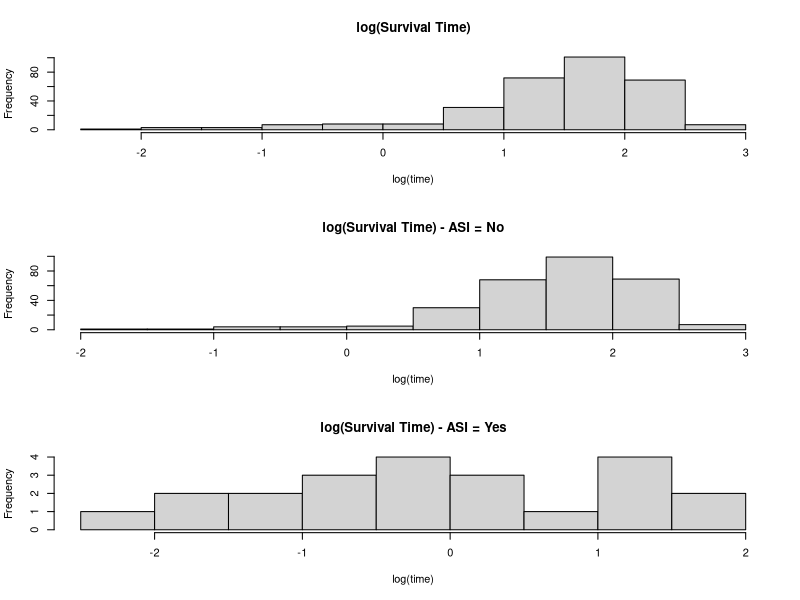

This figure's R source: (Note: this script raises an error after producing the figure.)
# REMOVE OUTLIERS AND SEE HOW IT GOES

#####################
# DATA ORGANIZATION #
#####################

data=read.table(file="DatasetM.txt", header=TRUE)
# Non-informative variable
data <- subset(data, select = -ID)

# Convert Age in days to years (Easier to interpret)
data$AGE <- data$AGE / 365
data$TIME <- data$TIME / 365

# Transform numerals to Strings (Easier to interpret)
data$ASI  <- ifelse(data$ASI == 0, 'No', ifelse(data$ASI == 1, 'Yes', data$ASI))
data$HEP  <- ifelse(data$HEP == 0, 'No', ifelse(data$HEP == 1, 'Yes', data$HEP))
data$DRUG <- ifelse(data$DRUG == 1, 'D-Penicillamine', ifelse(data$DRUG == 2, 'Placebo', data$DRUG))

# Subset the data for ASI == "YES"
subset_data <- data[data$ASI == 'Yes', ]

# Extract the TIME values for ASI == "YES"
time_values <- subset_data$TIME

# Calculate the lower and upper quartiles
q1 <- quantile(time_values, 0.25)
q3 <- quantile(time_values, 0.75)

# Calculate the interquartile range (IQR)
iqr <- q3 - q1

# Define the lower and upper boundaries for outliers
lower_bound <- q1 - 1.5 * iqr
upper_bound <- q3 + 1.5 * iqr

# Detect outliers
outliers <- subset_data$TIME[subset_data$TIME < lower_bound | subset_data$TIME > upper_bound]

# Remove outliers from data
data <- subset(data, !(data$ASI == 'Yes' & (data$TIME < lower_bound | data$TIME > upper_bound)))


# TROUBLE SHOOTING
par(mfrow = c(3, 1))
hist(log(data$TIME), main='log(Survival Time)', xlab='log(time)')

# Subset the data based on ASI value
data_ASI0 <- data[data$ASI == 'No', ]
data_ASI1 <- data[data$ASI == 'Yes', ]

# Histogram for ASI == 'No'
hist(log(data_ASI0$TIME), main = 'log(Survival Time) - ASI = No', xlab = 'log(time)')

# Histogram for ASI == 'Yes'
hist(log(data_ASI1$TIME), main = 'log(Survival Time) - ASI = Yes', xlab = 'log(time)')

# Reset the plot layout to default
par(mfrow = c(1, 1))

# Create a new dataframe with log-transformed survival time and ASI variable
df <- data.frame(log_time = log(data$TIME), ASI = data$ASI)

# Plot the histograms with transparency
ggplot(df, aes(x = log_time, fill = ASI)) +
  geom_histogram(alpha = 0.5, position = "identity", bins=15) +
  labs(x = "log(time)", y = "Frequency", title = "Histogram of log(Survival Time)") +
  scale_fill_manual(values = c("No" = "blue", "Yes" = "red"), labels = c("No", "Yes")) +
  theme_minimal()

# Create a new column named "Group" in the data dataframe
data$Group <- ifelse(data$ASI == "No" & data$HEP == "No", "No", "Yes")

# Create a new dataframe with log-transformed survival time and ASI variable
df <- data.frame(log_time = log(data$TIME), Group = data$Group)

# Plot the histograms with transparency
ggplot(df, aes(x = log_time, fill = Group)) +
  geom_histogram(alpha = 0.5, position = "identity", bins=15) +
  labs(x = "log(time)", y = "Frequency", title = "Histogram of log(Survival Time)") +
  scale_fill_manual(values = c("No" = "blue", "Yes" = "red"), labels = c("No", "Yes")) +
  theme_minimal()
